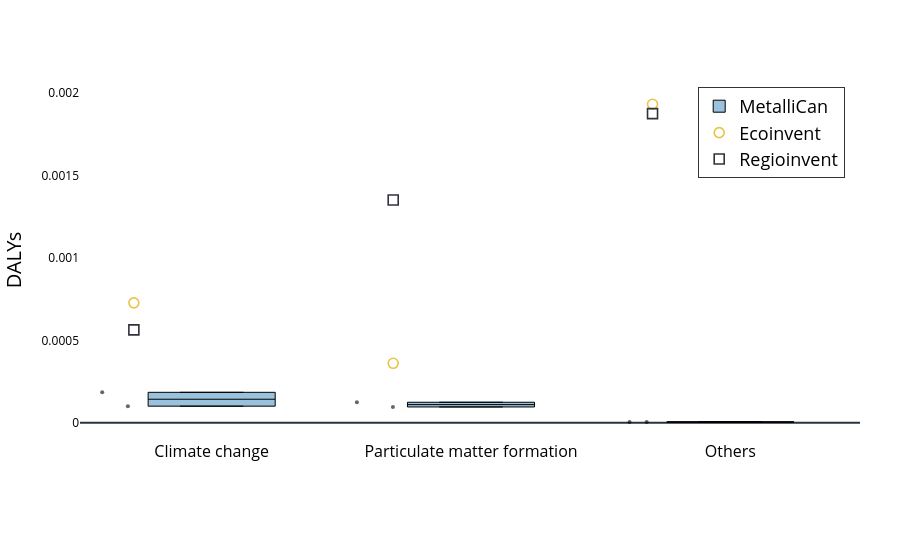

This figure's notebook cell:
### Code cell
plot_lcia_boxes_for_reference_product(
    df_hh,
    reference_product="U concentrate",
    yaxis_label="DALYs",
    title="Human health – U concentrate",
    output_html="results/Damages/boxplot_hh_u.html"
)

### Figure 1 — Plotly figure (JSON) as saved in the notebook; plotly's stock layout.template omitted (floating-point values rounded to 4 significant figures)
{"data": [{"boxpoints": "all", "fillcolor": "rgba(31,119,180,0.45)", "hoverinfo": "text+y", "hovertext": ["Cigar Lake + McClean Lake", "Cigar Lake + McClean Lake", "Cigar Lake + McClean Lake", "Key Lake + McArthur River", "Key Lake + McArthur River", "Key Lake + McArthur River"], "jitter": 0.35, "line": {"color": "black", "width": 1}, "marker": {"opacity": 0.6, "size": 4}, "name": "MetalliCan", "x": [0, 2, 1, 0, 2, 1], "y": [0.0001008, 4.811e-06, 0.0001244, 0.0001847, 4.933e-06, 9.599e-05], "type": "box"}, {"marker": {"color": "#e8c547", "line": {"color": "black", "width": 1.6}, "size": 10, "symbol": "circle-open"}, "mode": "markers", "name": "Ecoinvent", "x": [-0.3, 1.7, 0.7], "y": [0.0007268, 0.001931, 0.0003607], "type": "scatter"}, {"marker": {"color": "#30323d", "line": {"color": "black", "width": 1.6}, "size": 10, "symbol": "square-open"}, "mode": "markers", "name": "Regioinvent", "x": [-0.3, 1.7, 0.7], "y": [0.0005633, 0.001874, 0.00135], "type": "scatter"}], "layout": {"xaxis": {"tickfont": {"color": "black", "size": 16}, "tickmode": "array", "tickvals": [0, 1, 2], "ticktext": ["Climate change", "Particulate matter formation", "Others"]}, "yaxis": {"title": {"font": {"color": "black", "size": 20}, "text": "DALYs"}, "tickfont": {"color": "black"}, "showgrid": false}, "margin": {"l": 80, "r": 40, "t": 80, "b": 120}, "legend": {"title": {"font": {"color": "black", "size": 24}, "text": ""}, "font": {"color": "black", "size": 18}, "orientation": "v", "yanchor": "top", "y": 0.98, "xanchor": "right", "x": 0.98, "bgcolor": "rgba(255,255,255,0.9)", "bordercolor": "black", "borderwidth": 0.8}, "plot_bgcolor": "white", "paper_bgcolor": "white"}}
